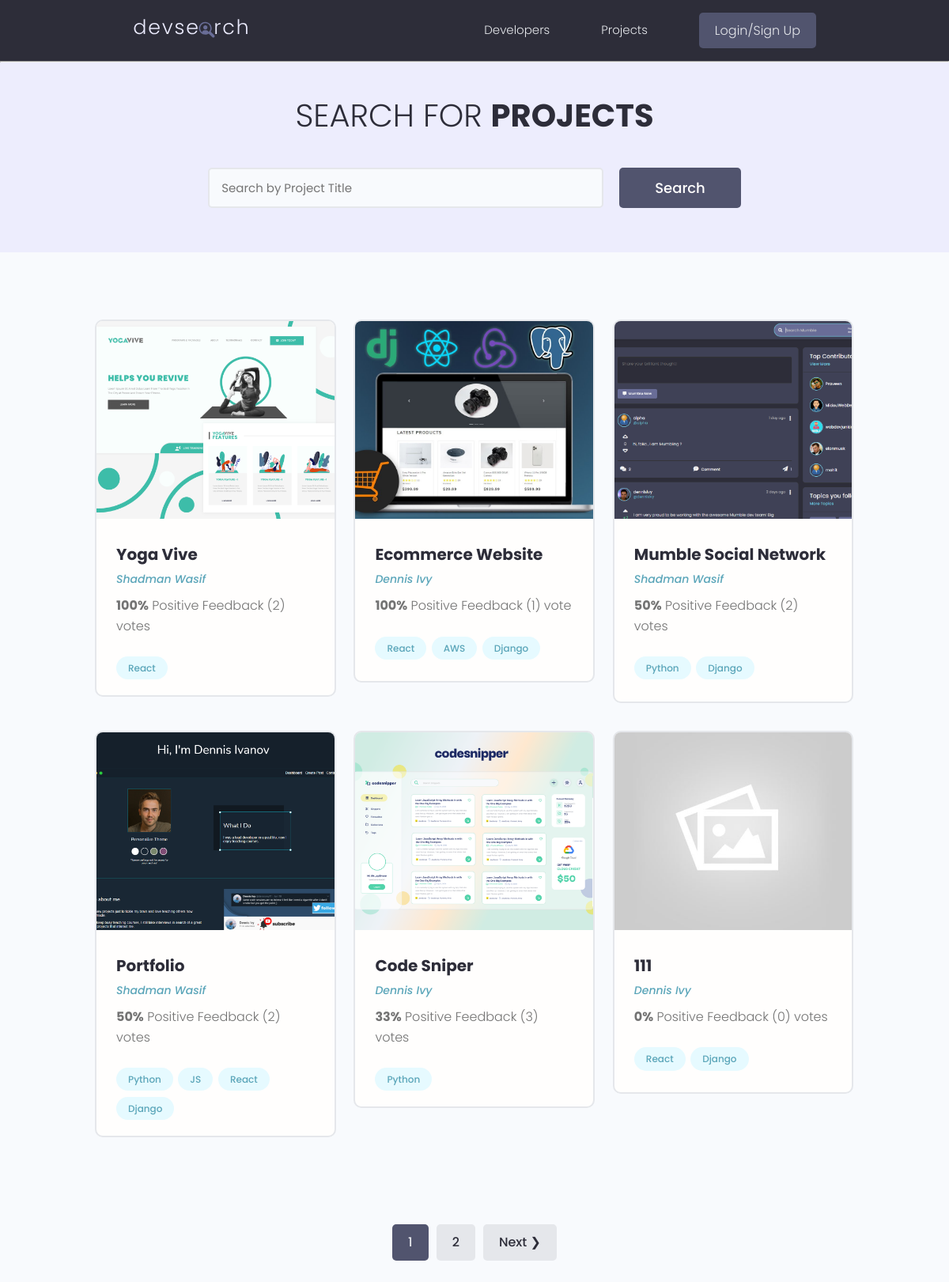
Page /projects/ on the earlier database version.
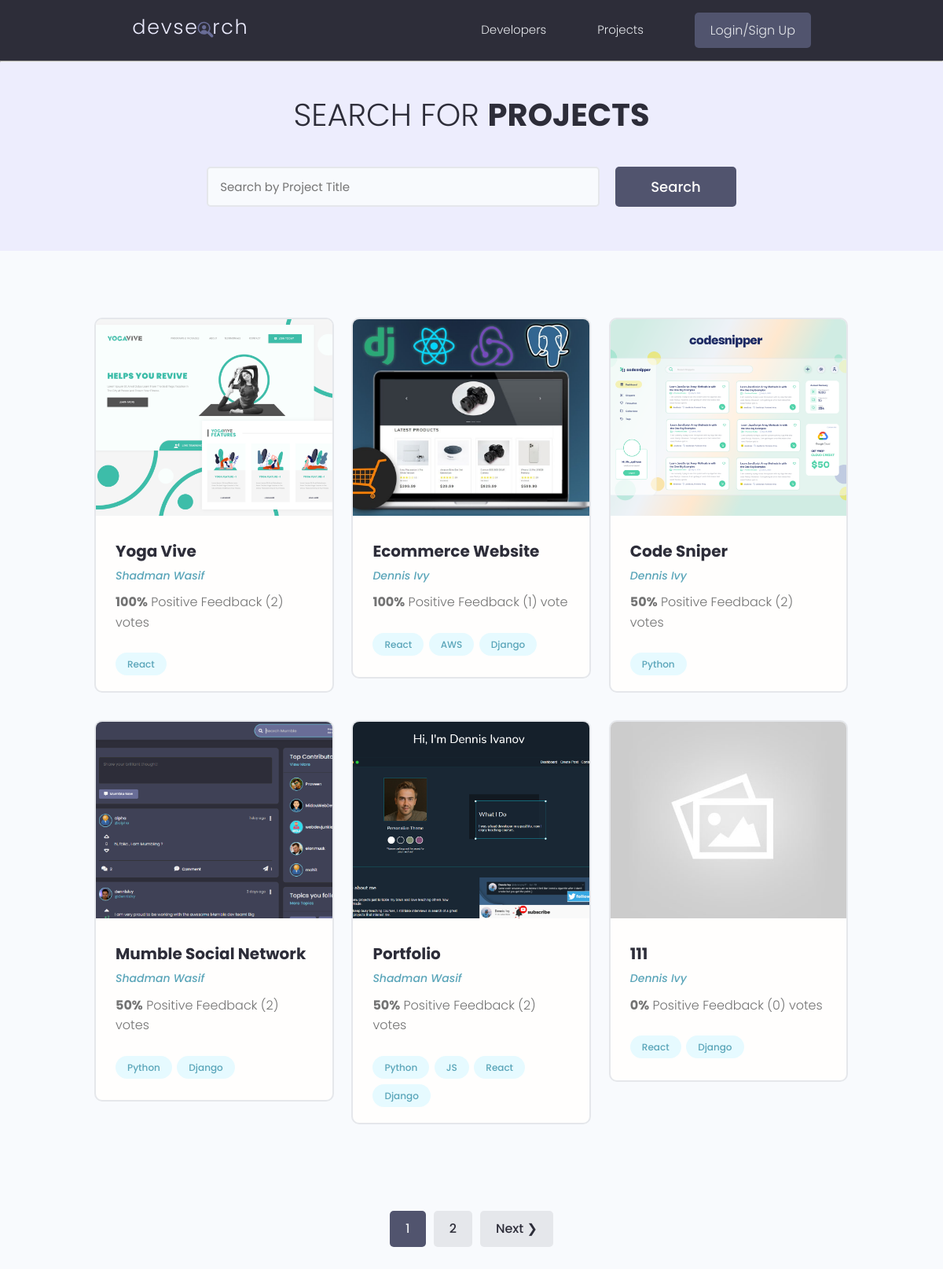
Same page on the later database version.
### projects/models.py (models this page shows, shortened)
class Project(models.Model):
    owner = models.ForeignKey(Profile, null=True, blank=True, on_delete=models.CASCADE)
    title = models.CharField(max_length=200)
    description = models.TextField(null=True, blank=True)
    featured_image = models.ImageField(null=True, blank=True, default="default.jpg")
    demo_link = models.CharField(max_length=200, null=True, blank=True)
    source_link = models.CharField(max_length=200, null=True, blank=True)
    tags = models.ManyToManyField('Tag', blank=True)
    vote_total = models.IntegerField(default=0, null=True, blank=True)
    vote_ratio = models.IntegerField(default=0, null=True, blank=True)
    created = models.DateTimeField(auto_now_add=True)
    id = models.UUIDField(default=uuid.uuid4, unique=True, primary_key=True, editable=False)
    class Meta:
        ordering = ['-vote_ratio', '-vote_total', 'title']
    @property
    def imageURL(self):
        try:
            url = self.featured_image.url
        except:
            url = ''
        return url

class Tag(models.Model):
    name = models.CharField(max_length=200)
    created = models.DateTimeField(auto_now_add=True)
    id = models.UUIDField(default=uuid.uuid4, unique=True, primary_key=True, editable=False)
    def __str__(self):
        return self.name

### users/models.py (models this page shows, shortened)
class Profile(models.Model):
    user = models.OneToOneField(User, on_delete=models.CASCADE, null=True, blank=True)
    name = models.CharField(max_length=200, null=True, blank=True)
    email = models.EmailField(max_length=500, null=True, blank=True)
    username = models.CharField(max_length=200, null=True, blank=True)
    location = models.CharField(max_length=200, null=True, blank=True)
    short_intro = models.CharField(max_length=200, null=True, blank=True)
    bio = models.TextField(null=True, blank=True)
    profile_image = models.ImageField(null=True, blank=True, upload_to='profiles/', default='profiles/user-default.png')
    social_github = models.CharField(max_length=200, null=True, blank=True)
    social_twitter = models.CharField(max_length=200, null=True, blank=True)
    social_linkedin = models.CharField(max_length=200, null=True, blank=True)
    social_youtube = models.CharField(max_length=200, null=True, blank=True)
    social_website = models.CharField(max_length=200, null=True, blank=True)
    created = models.DateTimeField(auto_now_add=True)
    id = models.UUIDField(default=uuid.uuid4, unique=True, primary_key=True, editable=False)
    class Meta:
        ordering = ['created']

### projects/views.py (the view)
# urls.py: path('projects/', views.getProjects),
def projects(request):
    projects, search_query = searchProjects(request)
    custom_range, projects = paginateProjects(request, projects, 6)
    context = {'projects':projects, 'search_query': search_query, 'custom_range':custom_range}
    return render(request, "projects/projects.html", context)

### projects/utils.py (called while the page is built)
def paginateProjects(request, projects, results):
    page = request.GET.get('page')
    paginator = Paginator(projects, results)
    try:
        projects = paginator.page(page)
    except PageNotAnInteger:
        page = 1
        projects = paginator.page(page)
    except EmptyPage:
        page = paginator.num_pages
        projects = paginator.page(page)
    leftIndex = (int(page) - 4)
    if leftIndex<1:
        leftIndex = 1
    rightIndex = (int(page) + 5)
    if rightIndex > paginator.num_pages:
        rightIndex = paginator.num_pages
    custom_range = range(leftIndex, rightIndex+1)
    return custom_range, projects

def searchProjects(request):
    search_query = ''
    if request.GET.get('search_query'):
        search_query = request.GET.get('search_query')
    tags = Tag.objects.filter(name__icontains = search_query)
    projects = Project.objects.distinct().filter(
        Q(title__icontains=search_query) | Q(description__icontains=search_query) | Q(owner__name__icontains=search_query) | Q(tags__in = tags)
    )
    return projects, search_query

### projects/templates/projects/projects.html (shortened to what this page needs)
{% extends 'main.html' %} {% block content %}
<main class="projects">
    <section class="hero-section text-center">
        <div class="container container--narrow">
            <div class="hero-section__box">
                <h2>Search for <span>Projects</span></h2>
            </div>
            <div class="hero-section__search">
                <form id="searchForm" class="form" action="{% url 'projects' %}" method="GET">
                    <div class="form__field">
                        <input
                            class="input input--text"
                            id="formInput#search"
                            type="text"
                            name="search_query"
                            placeholder="Search by Project Title"
                            value="{{search_query}}"
                        />
                    </div>
                    <input
                        class="btn btn--sub btn--lg"
                        type="submit"
                        value="Search"
                    />
                </form>
            </div>
        </div>
    </section>
    <section class="projectsList">
        <div class="container">
            <div class="grid grid--three">
                {% for project in projects %}
                <div class="column">
                    <div class="card project">
                        <a
                            href="{% url 'project' project.id %}"
                            class="project"
                        >
                            <img
                                class="project__thumbnail"
                                src="{{ project.imageURL }}"
                                alt="project thumbnail"
                            />
                            <div class="card__body">
                                <h3 class="project__title">
                                    {{ project.title }}
                                </h3>
                                <p>
                                    <a
                                        class="project__author"
                                        href="{% url 'user-profile' project.owner.id %}"
                                        >{{ project.owner.name }}</a
                                    >
                                </p>
                                <p class="project--rating">
                                    <span style="font-weight: bold"
                                        >{{ project.vote_ratio }}%</span
                                    >
                                    Positive Feedback ({{ project.vote_total }})
                                    vote{{project.vote_total|pluralize:"s"}}
                                </p>
                                <div class="project__tags">
                                    {% for tag in project.tags.all %}
                                    <span class="tag tag--pill tag--main">
                                        <small>{{ tag }}</small>
                                    </span>
                                    {% endfor %}
                                </div>
                            </div>
                        </a>
                    </div>
                </div>
                {% endfor %}
            </div>
        </div>
    </section>
    {% include 'pagination.html' with queryset=projects custom_range=custom_range %}
</main>
{% endblock content %}

Differences in the rows shown:
changed Project "Code Sniper": vote_ratio "33" → "50"; vote_total "3" → "2"; moves up the list
